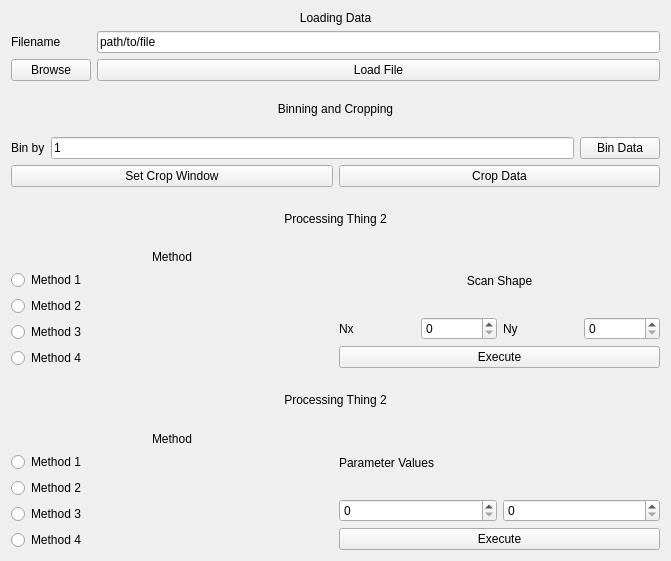
<?xml version="1.0" encoding="UTF-8"?>
<ui version="4.0">
 <class>diffraction_space_widget</class>
 <widget class="QWidget" name="diffraction_space_widget">
  <property name="geometry">
   <rect>
    <x>0</x>
    <y>0</y>
    <width>671</width>
    <height>561</height>
   </rect>
  </property>
  <property name="windowTitle">
   <string>Diffraction Space</string>
  </property>
  <layout class="QVBoxLayout" name="verticalLayout_20">
   <item>
    <layout class="QVBoxLayout" name="verticalLayout_19">
     <item>
      <layout class="QVBoxLayout" name="verticalLayout">
       <item>
        <layout class="QVBoxLayout" name="verticalLayout_3">
         <item>
          <widget class="QLabel" name="label">
           <property name="text">
            <string>Loading Data</string>
           </property>
           <property name="alignment">
            <set>Qt::AlignCenter</set>
           </property>
          </widget>
         </item>
         <item>
          <layout class="QVBoxLayout" name="verticalLayout_2">
           <item>
            <layout class="QGridLayout" name="gridLayout_5">
             <item row="0" column="0">
              <widget class="QLabel" name="label_15">
               <property name="text">
                <string>Filename</string>
               </property>
              </widget>
             </item>
             <item row="0" column="1">
              <widget class="QLineEdit" name="lineEdit_LoadFile">
               <property name="text">
                <string>path/to/file</string>
               </property>
              </widget>
             </item>
             <item row="1" column="1">
              <widget class="QPushButton" name="pushButton_LoadFile">
               <property name="text">
                <string>Load File</string>
               </property>
              </widget>
             </item>
             <item row="1" column="0">
              <widget class="QPushButton" name="pushButton_BrowseFiles">
               <property name="text">
                <string>Browse</string>
               </property>
              </widget>
             </item>
            </layout>
           </item>
          </layout>
         </item>
        </layout>
       </item>
       <item>
        <widget class="QLabel" name="label_2">
         <property name="text">
          <string>Binning and Cropping</string>
         </property>
         <property name="alignment">
          <set>Qt::AlignCenter</set>
         </property>
        </widget>
       </item>
       <item>
        <layout class="QHBoxLayout" name="horizontalLayout">
         <item>
          <widget class="QLabel" name="label_3">
           <property name="text">
            <string>Bin by</string>
           </property>
          </widget>
         </item>
         <item>
          <widget class="QLineEdit" name="lineEdit">
           <property name="text">
            <string>1</string>
           </property>
          </widget>
         </item>
         <item>
          <widget class="QPushButton" name="pushButton">
           <property name="text">
            <string>Bin Data</string>
           </property>
          </widget>
         </item>
        </layout>
       </item>
       <item>
        <layout class="QHBoxLayout" name="horizontalLayout_2">
         <item>
          <widget class="QPushButton" name="pushButton_3">
           <property name="text">
            <string>Set Crop Window</string>
           </property>
          </widget>
         </item>
         <item>
          <widget class="QPushButton" name="pushButton_2">
           <property name="text">
            <string>Crop Data</string>
           </property>
          </widget>
         </item>
        </layout>
       </item>
      </layout>
     </item>
     <item>
      <layout class="QVBoxLayout" name="verticalLayout_7">
       <item>
        <widget class="QLabel" name="label_4">
         <property name="text">
          <string>Processing Thing 2</string>
         </property>
         <property name="alignment">
          <set>Qt::AlignCenter</set>
         </property>
        </widget>
       </item>
       <item>
        <layout class="QGridLayout" name="gridLayout">
         <item row="0" column="0" rowspan="2">
          <layout class="QVBoxLayout" name="verticalLayout_5">
           <item>
            <widget class="QLabel" name="label_5">
             <property name="text">
              <string>Method</string>
             </property>
             <property name="alignment">
              <set>Qt::AlignCenter</set>
             </property>
            </widget>
           </item>
           <item>
            <layout class="QVBoxLayout" name="verticalLayout_4">
             <item>
              <widget class="QRadioButton" name="radioButton">
               <property name="text">
                <string>Method 1</string>
               </property>
              </widget>
             </item>
             <item>
              <widget class="QRadioButton" name="radioButton_2">
               <property name="text">
                <string>Method 2</string>
               </property>
              </widget>
             </item>
             <item>
              <widget class="QRadioButton" name="radioButton_3">
               <property name="text">
                <string>Method 3</string>
               </property>
              </widget>
             </item>
             <item>
              <widget class="QRadioButton" name="radioButton_4">
               <property name="text">
                <string>Method 4</string>
               </property>
              </widget>
             </item>
            </layout>
           </item>
          </layout>
         </item>
         <item row="0" column="1">
          <layout class="QVBoxLayout" name="verticalLayout_6">
           <item>
            <widget class="QLabel" name="label_6">
             <property name="text">
              <string>Scan Shape</string>
             </property>
             <property name="alignment">
              <set>Qt::AlignCenter</set>
             </property>
            </widget>
           </item>
           <item>
            <layout class="QHBoxLayout" name="horizontalLayout_4">
             <item>
              <widget class="QLabel" name="label_16">
               <property name="text">
                <string>Nx</string>
               </property>
              </widget>
             </item>
             <item>
              <widget class="QSpinBox" name="spinBox_Nx">
               <property name="maximum">
                <number>100000</number>
               </property>
              </widget>
             </item>
             <item>
              <widget class="QLabel" name="label_17">
               <property name="text">
                <string>Ny</string>
               </property>
              </widget>
             </item>
             <item>
              <widget class="QSpinBox" name="spinBox_Ny">
               <property name="maximum">
                <number>100000</number>
               </property>
              </widget>
             </item>
            </layout>
           </item>
          </layout>
         </item>
         <item row="1" column="1">
          <widget class="QPushButton" name="pushButton_5">
           <property name="text">
            <string>Execute</string>
           </property>
          </widget>
         </item>
        </layout>
       </item>
      </layout>
     </item>
     <item>
      <layout class="QVBoxLayout" name="verticalLayout_15">
       <item>
        <widget class="QLabel" name="label_12">
         <property name="text">
          <string>Processing Thing 2</string>
         </property>
         <property name="alignment">
          <set>Qt::AlignCenter</set>
         </property>
        </widget>
       </item>
       <item>
        <layout class="QGridLayout" name="gridLayout_4">
         <item row="0" column="0" rowspan="2">
          <layout class="QVBoxLayout" name="verticalLayout_16">
           <item>
            <widget class="QLabel" name="label_13">
             <property name="text">
              <string>Method</string>
             </property>
             <property name="alignment">
              <set>Qt::AlignCenter</set>
             </property>
            </widget>
           </item>
           <item>
            <layout class="QVBoxLayout" name="verticalLayout_17">
             <item>
              <widget class="QRadioButton" name="radioButton_13">
               <property name="text">
                <string>Method 1</string>
               </property>
              </widget>
             </item>
             <item>
              <widget class="QRadioButton" name="radioButton_14">
               <property name="text">
                <string>Method 2</string>
               </property>
              </widget>
             </item>
             <item>
              <widget class="QRadioButton" name="radioButton_15">
               <property name="text">
                <string>Method 3</string>
               </property>
              </widget>
             </item>
             <item>
              <widget class="QRadioButton" name="radioButton_16">
               <property name="text">
                <string>Method 4</string>
               </property>
              </widget>
             </item>
            </layout>
           </item>
          </layout>
         </item>
         <item row="0" column="1">
          <layout class="QVBoxLayout" name="verticalLayout_18">
           <item>
            <widget class="QLabel" name="label_14">
             <property name="text">
              <string>Parameter Values</string>
             </property>
            </widget>
           </item>
           <item>
            <layout class="QHBoxLayout" name="horizontalLayout_7">
             <item>
              <widget class="QSpinBox" name="spinBox_7"/>
             </item>
             <item>
              <widget class="QSpinBox" name="spinBox_8">
               <property name="maximum">
                <number>100000</number>
               </property>
              </widget>
             </item>
            </layout>
           </item>
          </layout>
         </item>
         <item row="1" column="1">
          <widget class="QPushButton" name="pushButton_8">
           <property name="text">
            <string>Execute</string>
           </property>
          </widget>
         </item>
        </layout>
       </item>
      </layout>
     </item>
    </layout>
   </item>
  </layout>
 </widget>
 <resources/>
 <connections/>
</ui>
